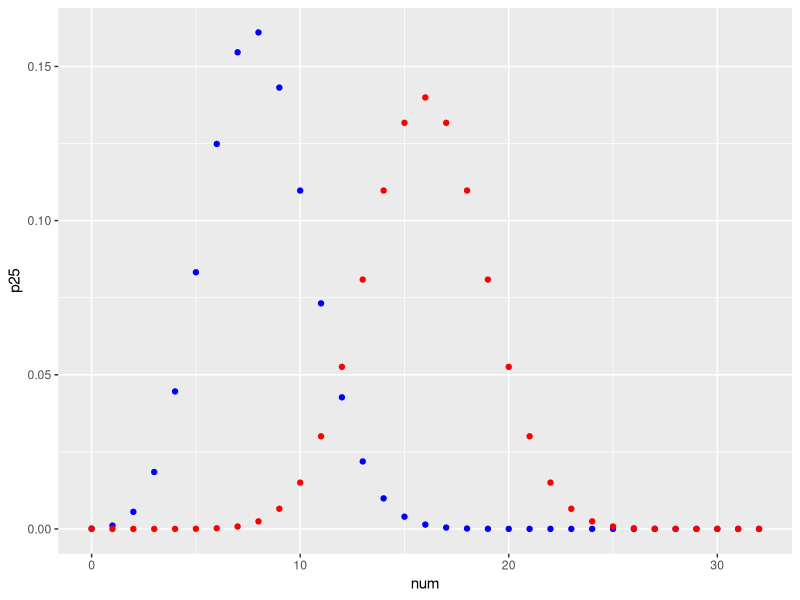
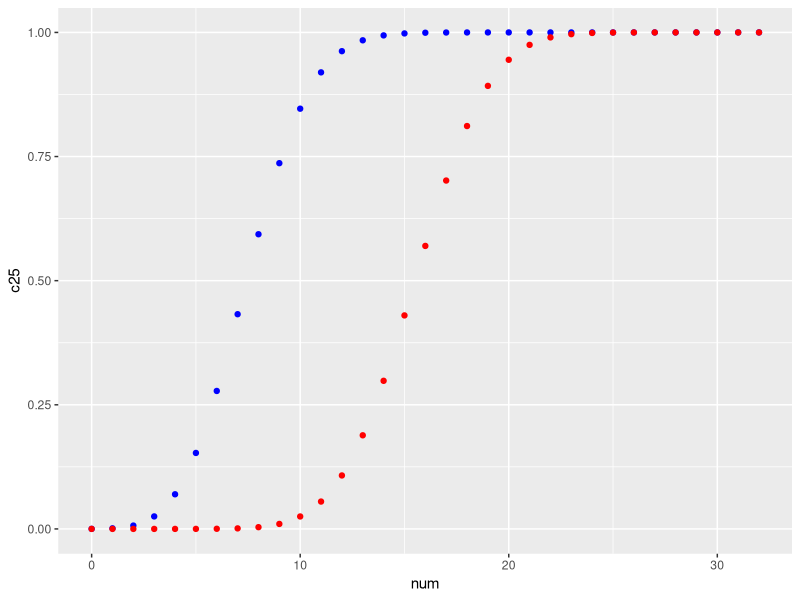
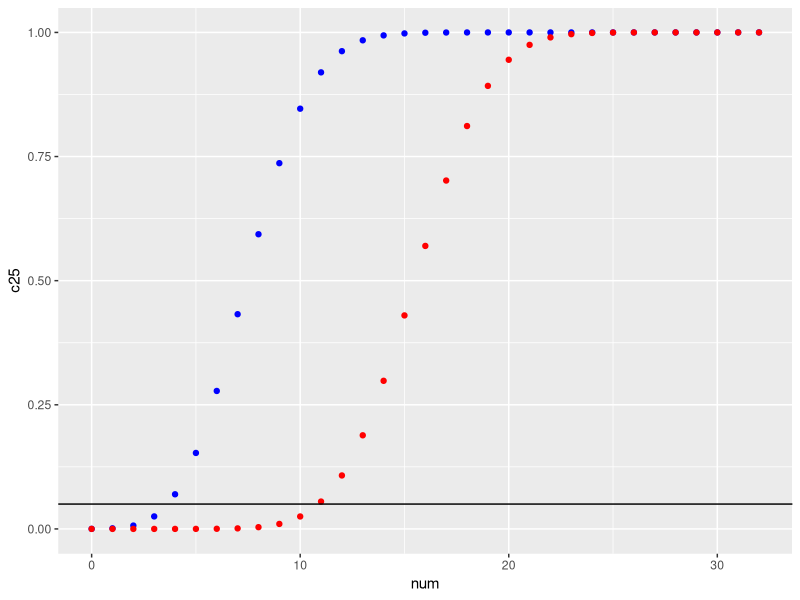
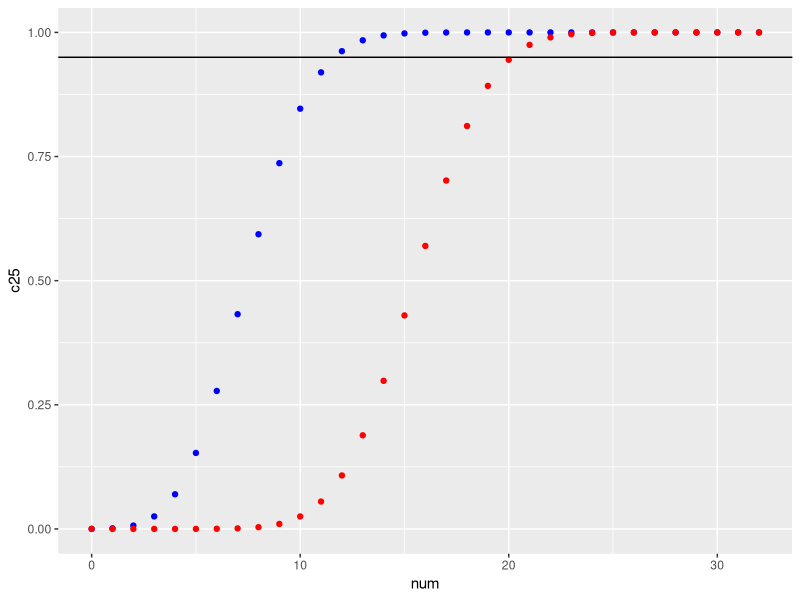
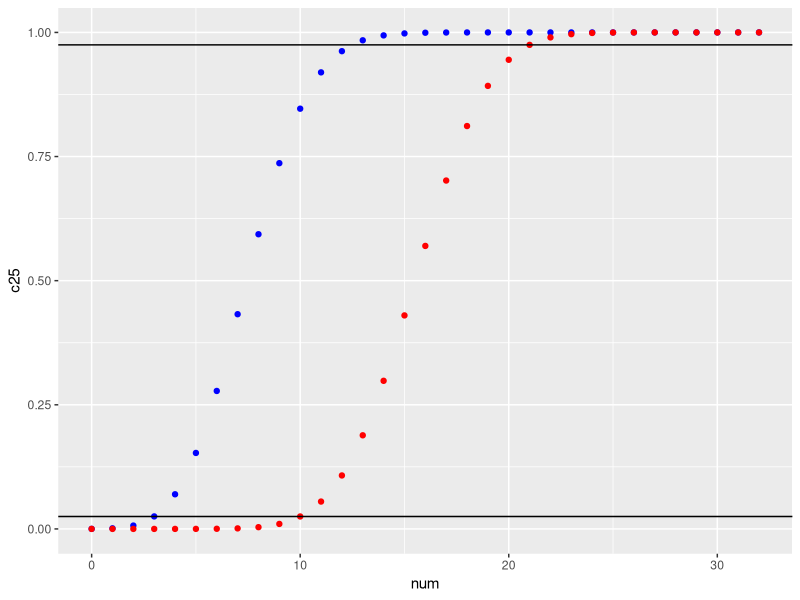

Here is the R script that generated these plots, in order:
## ---- chunk 1
knitr::opts_chunk$set(echo = TRUE)
library(tidyverse)
## ---- chunk 2
n = 32
p1 = 0.25
p2 = 0.5

gambling <- data_frame(num = 0:32,
           p25 = dbinom(num, n, p1),
           p50 = dbinom(num, n, p2),
           c25 = pbinom(num, n, p1),
           c50 = pbinom(num, n, p2))

head(gambling)
tail(gambling)
## ---- chunk 3
gpmf <- gambling %>% 
  ggplot() +
  geom_point(aes(x = num, y = p25), color='blue') +
  geom_point(aes(x = num, y = p50), color='red') 

gpmf
## ---- chunk 4
gcdf <- gambling %>% 
  ggplot() +
  geom_point(aes(x = num, y = c25), color='blue') +
  geom_point(aes(x = num, y = c50), color='red') 

gcdf
## ---- chunk 5
sig <- 0.05

# Test Ha: p < 0.25
gcdf + geom_hline(yintercept = sig)
## ---- chunk 6
# Test Ha: p > 0.25
gcdf + geom_hline(yintercept = 1 - sig)
## ---- chunk 7
# Test Ha: p != 0.25
gcdf + geom_hline(yintercept = sig/2) + geom_hline(yintercept = 1 - sig/2)
